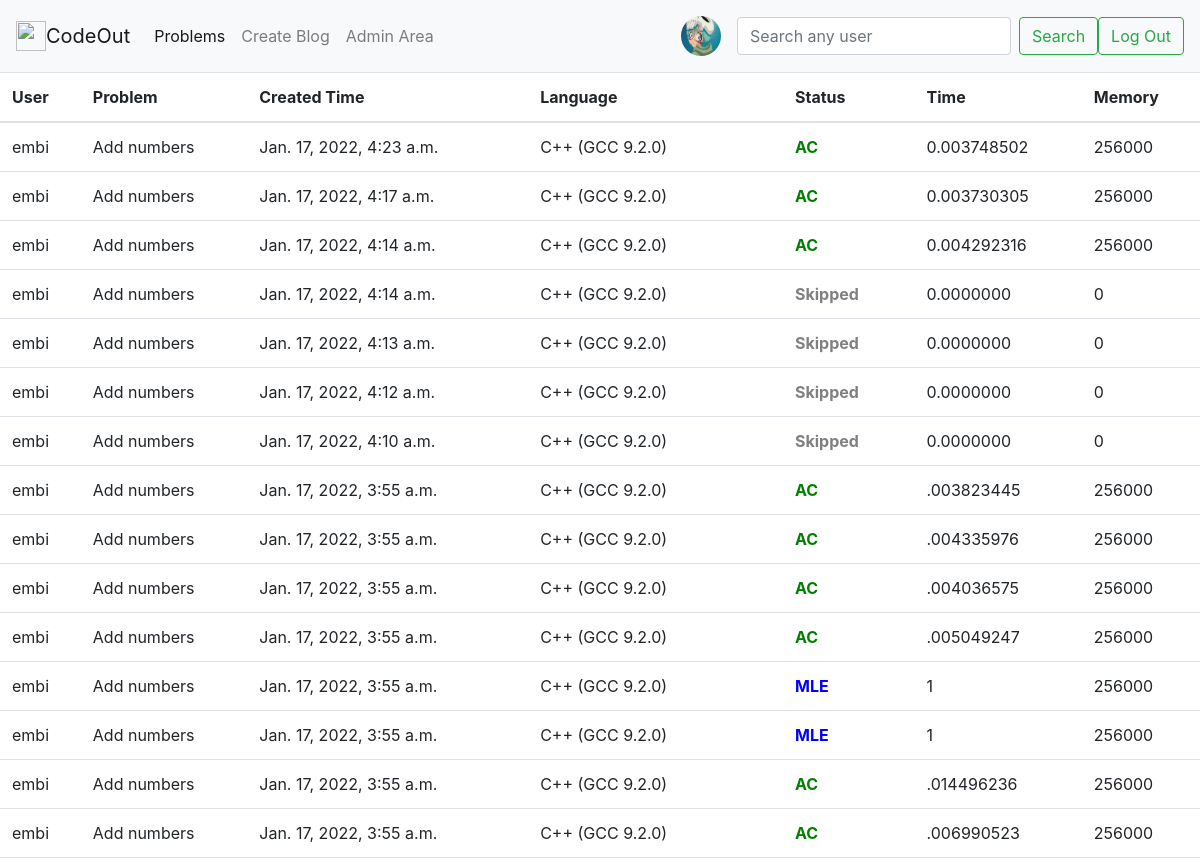
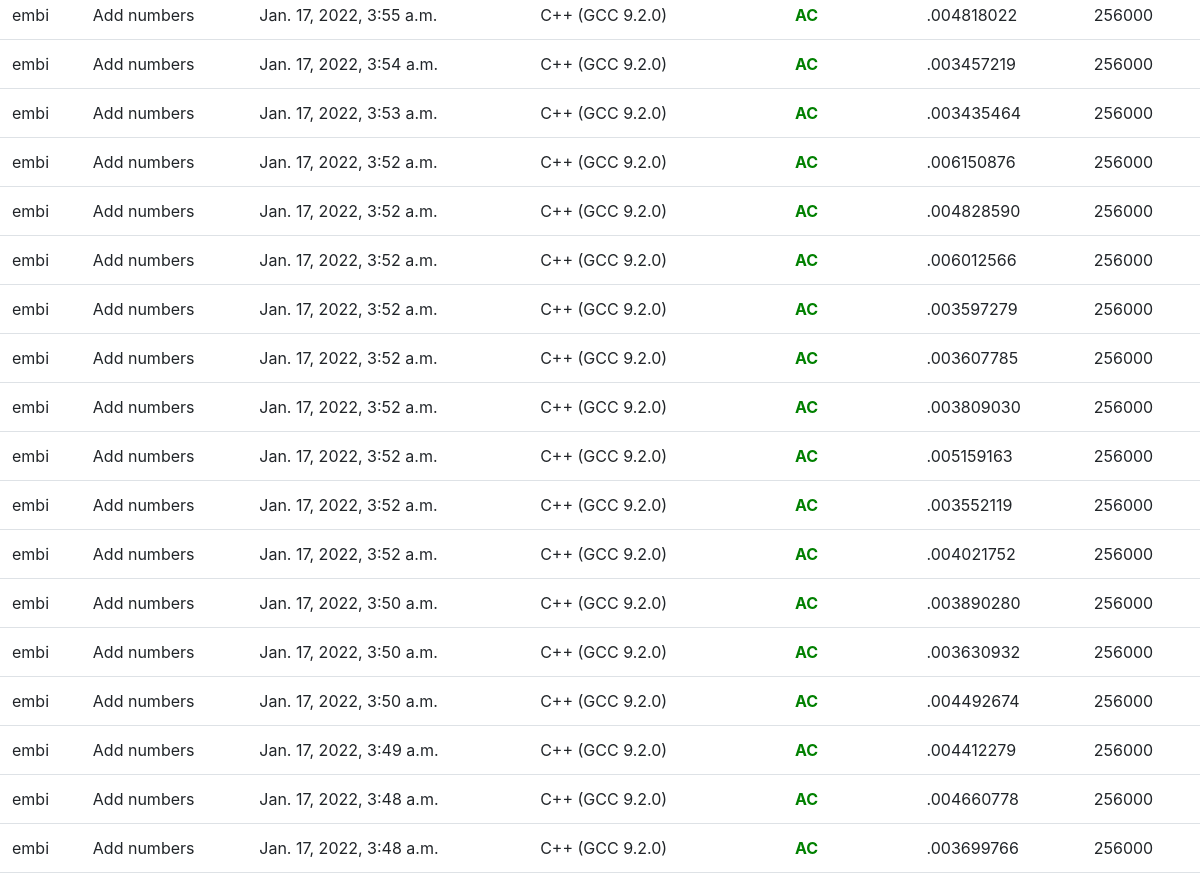
Page /profiles/1/submissions (upper part) on the earlier database version (2 pictures, top to bottom).
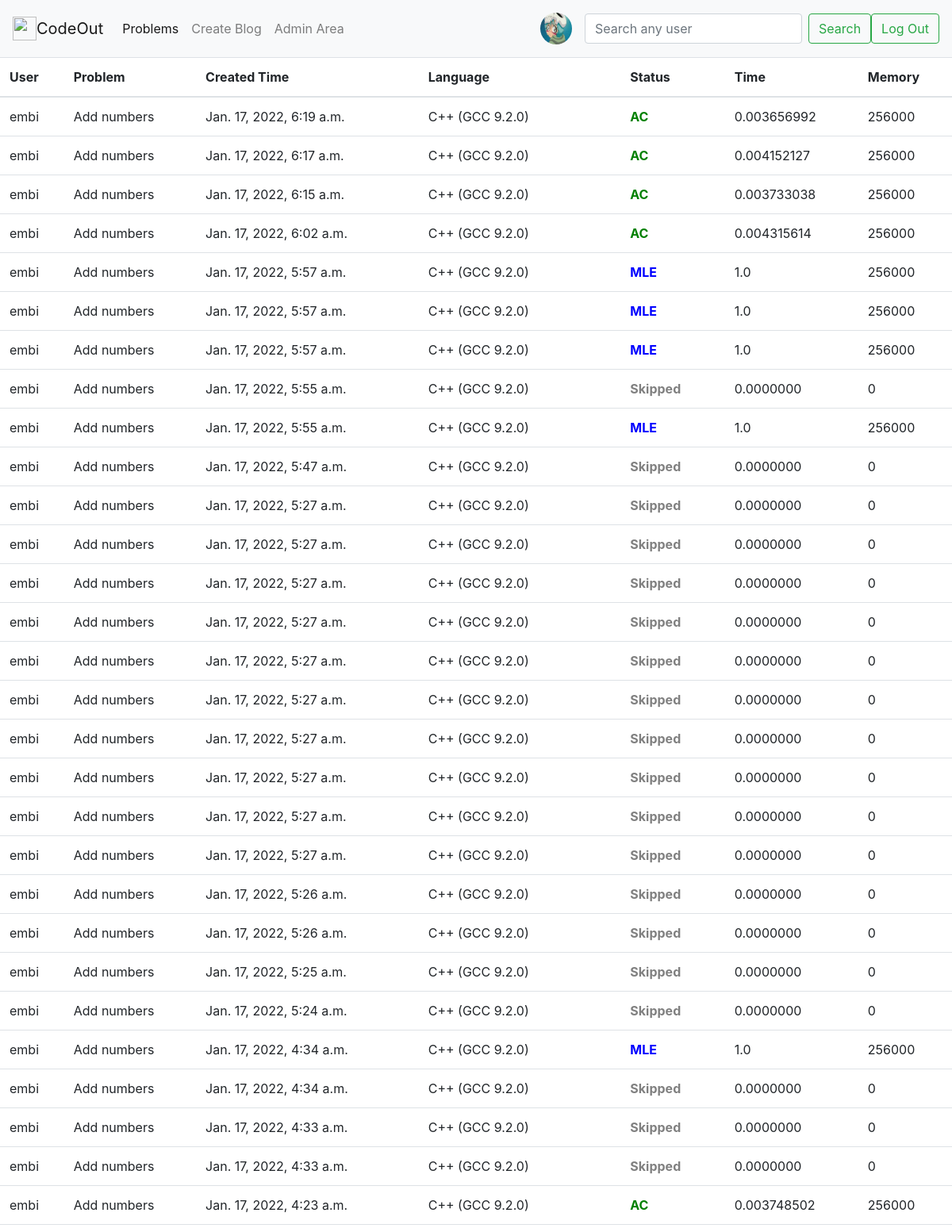
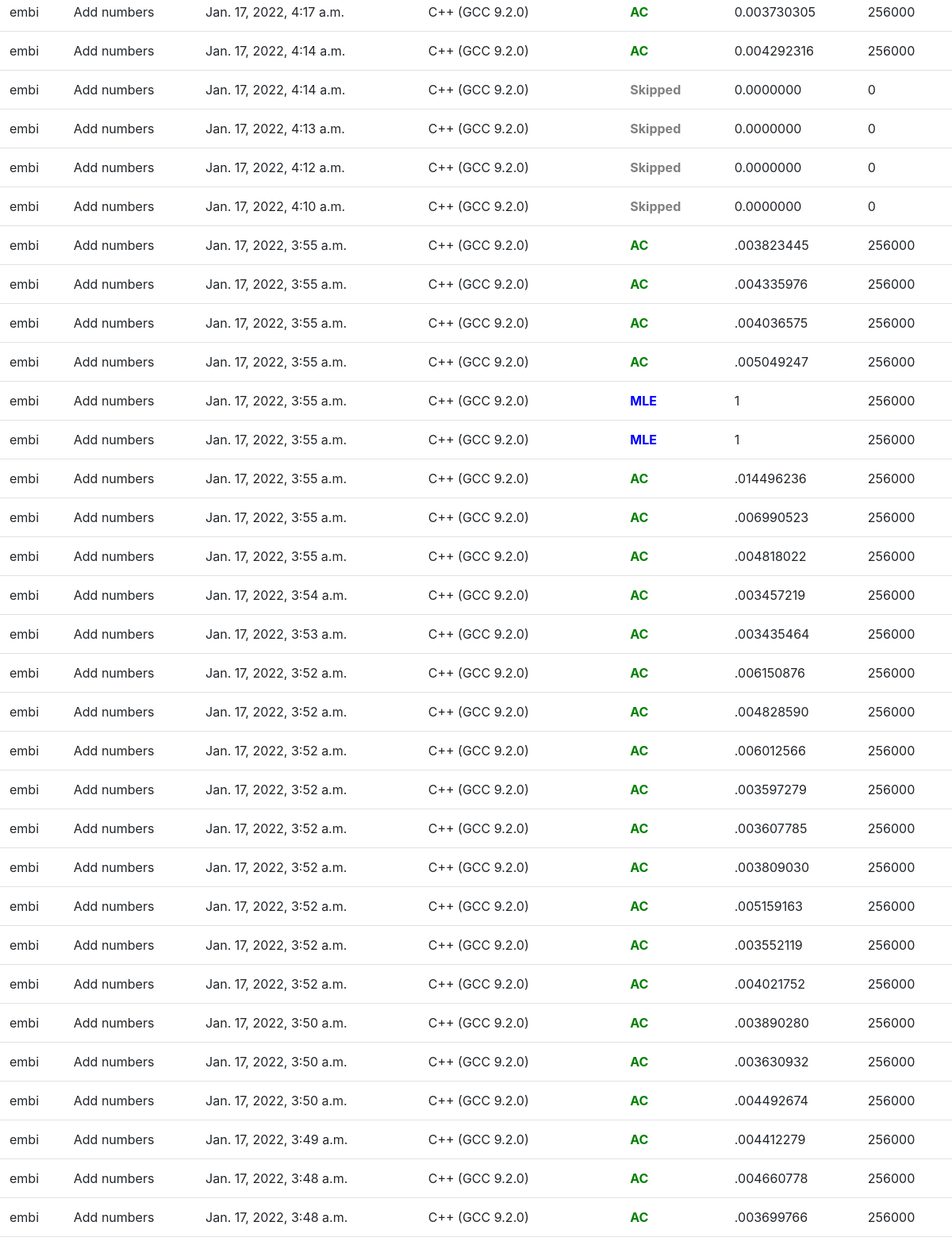
Same page on the later database version (2 pictures, top to bottom).
### Problems/models.py (models this page shows, shortened)
class Submission(models.Model):
    submission = models.FileField(upload_to="submissions")
    time = models.TextField(max_length=20 , default = "0.0000000" , null = True)
    memory = models.IntegerField(null=True , default=0)
    status = models.TextField(max_length = 100 , default = "Unchecked" , null=True)
    problem = models.ForeignKey(Problem , on_delete=models.CASCADE , default = None)
    language_used = models.TextField(max_length = 20 , default = "C++ (GCC 9.2.0)")
    creation_time = models.DateTimeField(default = timezone.now)
    user = models.ForeignKey(Profile , on_delete=models.CASCADE , null=True)

class Profile(models.Model):
    user = models.OneToOneField(User, on_delete=models.CASCADE)
    bio = models.TextField(max_length=500, blank=True)
    location = models.CharField(max_length=30, blank=True)
    birth_date = models.DateField(null=True, blank=True)
    profile_pic = models.ImageField(upload_to="profile_pics" , null = True)

class Problem(models.Model):
    problem_name = models.TextField(max_length=50 , default="NONE")
    problem_statement = models.TextField(max_length = 10000, blank = False)
    input_info = models.TextField(max_length = 10000 , null = True)
    output_info = models.TextField(max_length = 10000 , null = True)
    constraints = models.TextField(max_length = 10000 , null = True)
    time_limit = models.FloatField(default = 1.0000)
    memory_limit = models.IntegerField(default = 256000)
    user = models.ManyToManyField(Profile)
    def __str__(self):
        return self.problem_name

### Profiles/views.py (the view)
# urls.py: path('<int:profile_id>/submissions' , views.submissions_display , name = 'submissions'),
def submissions_display(request , profile_id):
    profile = Profile.objects.get(id = profile_id)
    submissions = profile.submission_set.filter(user = profile).order_by('-creation_time')
    return render(request , 'problems/submissions.html' , {
        'codes' : submissions,
        'profile' : profile,
    })

### CodeOutJudge/templates/problems/submissions.html
{% extends 'basic_templates/navbar.html' %}
{% block content %}
    <table class="table table-hover">
        <thead>
            <tr>
            <th scope="col">User</th>
            <th scope="col">Problem</th>
            <th scope="col">Created Time</th>
            <th scope="col">Language</th>
            <th scope="col">Status</th>
            <th scope="col">Time</th>
            <th scope="col">Memory</th>
            </tr>
        </thead>
        <tbody>
            {% for code in codes %}
                <tr>
                    <td>{{ code.user.user.username }}</td>
                    <td>{{ code.problem }}</td>
                    <td>{{ code.creation_time }}</td>
                    <td>{{ code.language_used }}</td>
                    {% if code.status == "Accepted" or code.status == "AC" %}
                        <td style="color: green;"><strong>{{ code.status }}</strong></td>
                    {% elif code.status == "Wrong Answer" or code.status == "WA" %}
                        <td style="color: red;"><strong>{{ code.status }}</strong></td>
                    {% elif code.status == "Time Limit Exceeded" or code.status == "TLE" %}
                        <td style="color: orange;"><strong>{{ code.status }}</strong></td>
                    {% elif code.status == "Memory Limit Exceeded" or code.status == "MLE" %}
                        <td style="color: blue;"><strong>{{ code.status }}</strong></td>
                    {% else %}
                        <td style="color: grey;"><strong>Skipped</strong></td>
                    {% endif %}
                    <td>{{ code.time }}</td>
                    <td>{{ code.memory }}</td>
                </tr>
            {% endfor %}
        </tbody>
    </table>
{% endblock %}

Differences in the rows shown:
added Submission: user.user.username "embi", problem "Add numbers", creation_time "Jan. 17, 2022, 6:19 a.m.", language_used "C++ (GCC 9.2.0)", status "AC", time "0.003656992", memory "256000"
added Submission: user.user.username "embi", problem "Add numbers", creation_time "Jan. 17, 2022, 6:17 a.m.", language_used "C++ (GCC 9.2.0)", status "AC", time "0.004152127", memory "256000"
added Submission: user.user.username "embi", problem "Add numbers", creation_time "Jan. 17, 2022, 6:15 a.m.", language_used "C++ (GCC 9.2.0)", status "AC", time "0.003733038", memory "256000"
added Submission: user.user.username "embi", problem "Add numbers", creation_time "Jan. 17, 2022, 6:02 a.m.", language_used "C++ (GCC 9.2.0)", status "AC", time "0.004315614", memory "256000"
added Submission: user.user.username "embi", problem "Add numbers", creation_time "Jan. 17, 2022, 5:57 a.m.", language_used "C++ (GCC 9.2.0)", status "MLE", time "1.0", memory "256000"
added Submission: user.user.username "embi", problem "Add numbers", creation_time "Jan. 17, 2022, 5:57 a.m.", language_used "C++ (GCC 9.2.0)", status "MLE", time "1.0", memory "256000"
added Submission: user.user.username "embi", problem "Add numbers", creation_time "Jan. 17, 2022, 5:57 a.m.", language_used "C++ (GCC 9.2.0)", status "MLE", time "1.0", memory "256000"
added Submission: user.user.username "embi", problem "Add numbers", creation_time "Jan. 17, 2022, 5:55 a.m.", language_used "C++ (GCC 9.2.0)", status "Skipped", time "0.0000000", memory "0"
added Submission: user.user.username "embi", problem "Add numbers", creation_time "Jan. 17, 2022, 5:55 a.m.", language_used "C++ (GCC 9.2.0)", status "MLE", time "1.0", memory "256000"
added Submission: user.user.username "embi", problem "Add numbers", creation_time "Jan. 17, 2022, 5:47 a.m.", language_used "C++ (GCC 9.2.0)", status "Skipped", time "0.0000000", memory "0"
added Submission: user.user.username "embi", problem "Add numbers", creation_time "Jan. 17, 2022, 5:27 a.m.", language_used "C++ (GCC 9.2.0)", status "Skipped", time "0.0000000", memory "0"
added Submission: user.user.username "embi", problem "Add numbers", creation_time "Jan. 17, 2022, 5:27 a.m.", language_used "C++ (GCC 9.2.0)", status "Skipped", time "0.0000000", memory "0"
added Submission: user.user.username "embi", problem "Add numbers", creation_time "Jan. 17, 2022, 5:27 a.m.", language_used "C++ (GCC 9.2.0)", status "Skipped", time "0.0000000", memory "0"
added Submission: user.user.username "embi", problem "Add numbers", creation_time "Jan. 17, 2022, 5:27 a.m.", language_used "C++ (GCC 9.2.0)", status "Skipped", time "0.0000000", memory "0"
added Submission: user.user.username "embi", problem "Add numbers", creation_time "Jan. 17, 2022, 5:27 a.m.", language_used "C++ (GCC 9.2.0)", status "Skipped", time "0.0000000", memory "0"
added Submission: user.user.username "embi", problem "Add numbers", creation_time "Jan. 17, 2022, 5:27 a.m.", language_used "C++ (GCC 9.2.0)", status "Skipped", time "0.0000000", memory "0"
added Submission: user.user.username "embi", problem "Add numbers", creation_time "Jan. 17, 2022, 5:27 a.m.", language_used "C++ (GCC 9.2.0)", status "Skipped", time "0.0000000", memory "0"
added Submission: user.user.username "embi", problem "Add numbers", creation_time "Jan. 17, 2022, 5:27 a.m.", language_used "C++ (GCC 9.2.0)", status "Skipped", time "0.0000000", memory "0"
added Submission: user.user.username "embi", problem "Add numbers", creation_time "Jan. 17, 2022, 5:27 a.m.", language_used "C++ (GCC 9.2.0)", status "Skipped", time "0.0000000", memory "0"
added Submission: user.user.username "embi", problem "Add numbers", creation_time "Jan. 17, 2022, 5:27 a.m.", language_used "C++ (GCC 9.2.0)", status "Skipped", time "0.0000000", memory "0"
added Submission: user.user.username "embi", problem "Add numbers", creation_time "Jan. 17, 2022, 5:26 a.m.", language_used "C++ (GCC 9.2.0)", status "Skipped", time "0.0000000", memory "0"
added Submission: user.user.username "embi", problem "Add numbers", creation_time "Jan. 17, 2022, 5:26 a.m.", language_used "C++ (GCC 9.2.0)", status "Skipped", time "0.0000000", memory "0"
added Submission: user.user.username "embi", problem "Add numbers", creation_time "Jan. 17, 2022, 5:25 a.m.", language_used "C++ (GCC 9.2.0)", status "Skipped", time "0.0000000", memory "0"
added Submission: user.user.username "embi", problem "Add numbers", creation_time "Jan. 17, 2022, 5:24 a.m.", language_used "C++ (GCC 9.2.0)", status "Skipped", time "0.0000000", memory "0"
added Submission: user.user.username "embi", problem "Add numbers", creation_time "Jan. 17, 2022, 4:34 a.m.", language_used "C++ (GCC 9.2.0)", status "MLE", time "1.0", memory "256000"
added Submission: user.user.username "embi", problem "Add numbers", creation_time "Jan. 17, 2022, 4:34 a.m.", language_used "C++ (GCC 9.2.0)", status "Skipped", time "0.0000000", memory "0"
added Submission: user.user.username "embi", problem "Add numbers", creation_time "Jan. 17, 2022, 4:33 a.m.", language_used "C++ (GCC 9.2.0)", status "Skipped", time "0.0000000", memory "0"
added Submission: user.user.username "embi", problem "Add numbers", creation_time "Jan. 17, 2022, 4:33 a.m.", language_used "C++ (GCC 9.2.0)", status "Skipped", time "0.0000000", memory "0"
